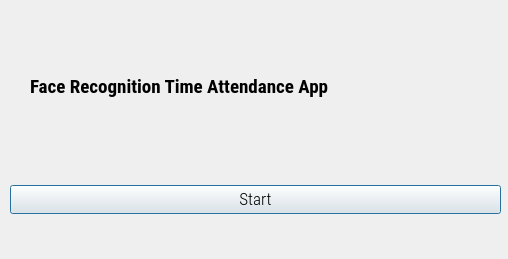
<?xml version="1.0" encoding="UTF-8"?>
<ui version="4.0">
 <class>Dialog</class>
 <widget class="QDialog" name="Dialog">
  <property name="geometry">
   <rect>
    <x>0</x>
    <y>0</y>
    <width>508</width>
    <height>259</height>
   </rect>
  </property>
  <property name="minimumSize">
   <size>
    <width>508</width>
    <height>259</height>
   </size>
  </property>
  <property name="maximumSize">
   <size>
    <width>508</width>
    <height>259</height>
   </size>
  </property>
  <property name="windowTitle">
   <string>Face Recognition Time Attendance App</string>
  </property>
  <property name="windowIcon">
   <iconset resource="resource.qrc">
    <normaloff>:/icon/icon.png</normaloff>:/icon/icon.png</iconset>
  </property>
  <widget class="QWidget" name="verticalLayoutWidget">
   <property name="geometry">
    <rect>
     <x>10</x>
     <y>160</y>
     <width>491</width>
     <height>80</height>
    </rect>
   </property>
   <layout class="QVBoxLayout" name="verticalLayout">
    <item>
     <layout class="QHBoxLayout" name="horizontalLayout"/>
    </item>
    <item>
     <widget class="QPushButton" name="runButton">
      <property name="font">
       <font>
        <family>Roboto Condensed Light</family>
        <pointsize>13</pointsize>
       </font>
      </property>
      <property name="text">
       <string>Start</string>
      </property>
     </widget>
    </item>
   </layout>
  </widget>
  <widget class="QLabel" name="filelabel">
   <property name="geometry">
    <rect>
     <x>30</x>
     <y>70</y>
     <width>455</width>
     <height>33</height>
    </rect>
   </property>
   <property name="font">
    <font>
     <family>Roboto Condensed</family>
     <pointsize>14</pointsize>
     <weight>75</weight>
     <bold>true</bold>
    </font>
   </property>
   <property name="text">
    <string>Face Recognition Time Attendance App</string>
   </property>
  </widget>
 </widget>
 <resources>
  <include location="resource.qrc"/>
 </resources>
 <connections/>
</ui>
